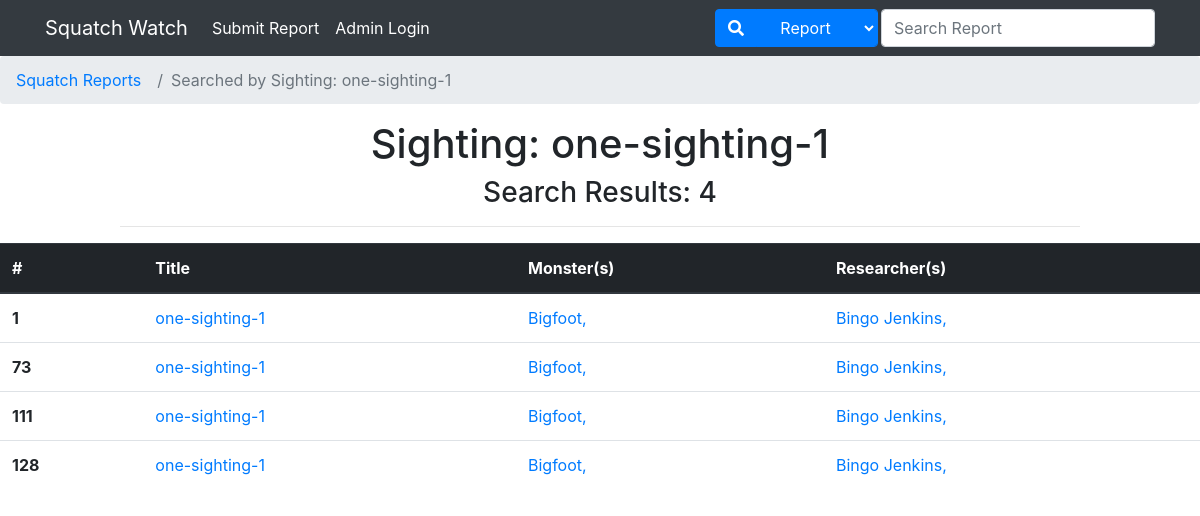
Screenshot of /search/sighting/one-sighting-1/ with the database file from the repository.
### monsters/models.py (models this page shows, shortened)
class Sighting(models.Model):
    title = models.CharField(max_length=200)
    researcher = models.ManyToManyField(Researcher)#REF researcher
    monster = models.ManyToManyField(Monster) #REF montster
    timestamp = models.DateTimeField(default=datetime.now)
    latitude = models.FloatField()
    longitude = models.FloatField()

class Monster(models.Model):
    name = models.CharField(max_length=200)

class Researcher(models.Model):
    name = models.CharField(max_length=200)

### monsters/views.py (the view)
# urls.py: path('search/sighting/<str:title>/', views.search_sighting_title, name='search_sighting_title'),
def search_sighting_title(request, title):
    title = " ".join(title.split("%20"))
    query = { 'type':"Sighting", "content":title}
    sightings = Sighting.objects.filter(title=title) #Grabs sightng by the given id from the passed header
    sighting_list = []
    counter = 0
    for sighting in sightings:
        sighting_list.append({
            'id': sighting.id,
            'title': sighting.title,
            'monsters': set([monster.name for monster in sighting.monster.all()]),
            'researchers': set([researcher.name for researcher in sighting.researcher.all()]),
        })
        counter = counter + 1
    context = {
        'query': query,
        'results': sighting_list,
        'result_num': counter
    }
    return render(request, 'monsters/search_result.html', context)

### monsters/templates/monsters/search_result.html
{% extends "monsters/layout.html" %}
{% block content %}
<nav aria-label="breadcrumb">
    <ol class="breadcrumb">
        <li class="breadcrumb-item"><a href="/">Squatch Reports</a></li>
        <li class="breadcrumb-item active" aria-current="page">Searched by {{query.type}}: {{query.content}}</li>
    </ol>
    </nav>
    <h1 style="text-align: center;">{{query.type}}: {{query.content}}</h1>
    <h3 style="text-align: center;">Search Results: {{result_num}}</h3>
    {% if result_num <= 0 %}
        <h4 style="text-align: center;">Sorry, no search results found! :(</h3>
        <hr style="width: 80%">
        <table class="table table-hover">
            <thead class="thead-dark">
                <tr>
                    <th scope="col">#</th>
                    <th scope="col">Title</th>
                    <th scope="col">Monster(s)</th>
                    <th scope="col">Researcher(s)</th>
                </tr>
            </thead>
        </table>
    {% else %}
        <hr style="width: 80%">
        <table class="table table-hover">
            <thead class="thead-dark">
                <tr>
                    <th scope="col">#</th>
                    <th scope="col">Title</th>
                    <th scope="col">Monster(s)</th>
                    <th scope="col">Researcher(s)</th>
                </tr>
            </thead>
            <tbody>
                {% for result in results %}
                    <tr >
                        <th scope="row">{{result.id}}</th>
                        <td>
                            <a href=/report/sighting/{{result.id}}>{{result.title}}</a>
                        </td>
                        <td>
                            {% for monster in result.monsters %}
                                <a href="/search/monster/{{monster}}">{{monster}},</a>
                            {% endfor %}
                        </td>
                        <td>
                            {% for researcher in result.researchers %}
                                <a href="/search/researcher/{{researcher}}">{{researcher}},</a>
                            {% endfor %}
                        </td>
                    </tr>
                {% endfor %}
            </tbody>
        </table>
    {% endif %}
{% endblock%}

### rows the page displays
Sighting: title "one-sighting-1"
Monster: monsters "Bigfoot"
Researcher: researchers "Bingo Jenkins"
Sighting: title "one-sighting-1"
Monster: monsters "Bigfoot"
Researcher: researchers "Bingo Jenkins"
Sighting: title "one-sighting-1"
Monster: monsters "Bigfoot"
Researcher: researchers "Bingo Jenkins"
Sighting: title "one-sighting-1"
Monster: monsters "Bigfoot"
Researcher: researchers "Bingo Jenkins"

### other values shown
{{ query.type }} "Sighting"
{{ query.content }} "one-sighting-1"
{{ result_num }} "4"
{{ result.id }} "1" "73" "111" "128"
